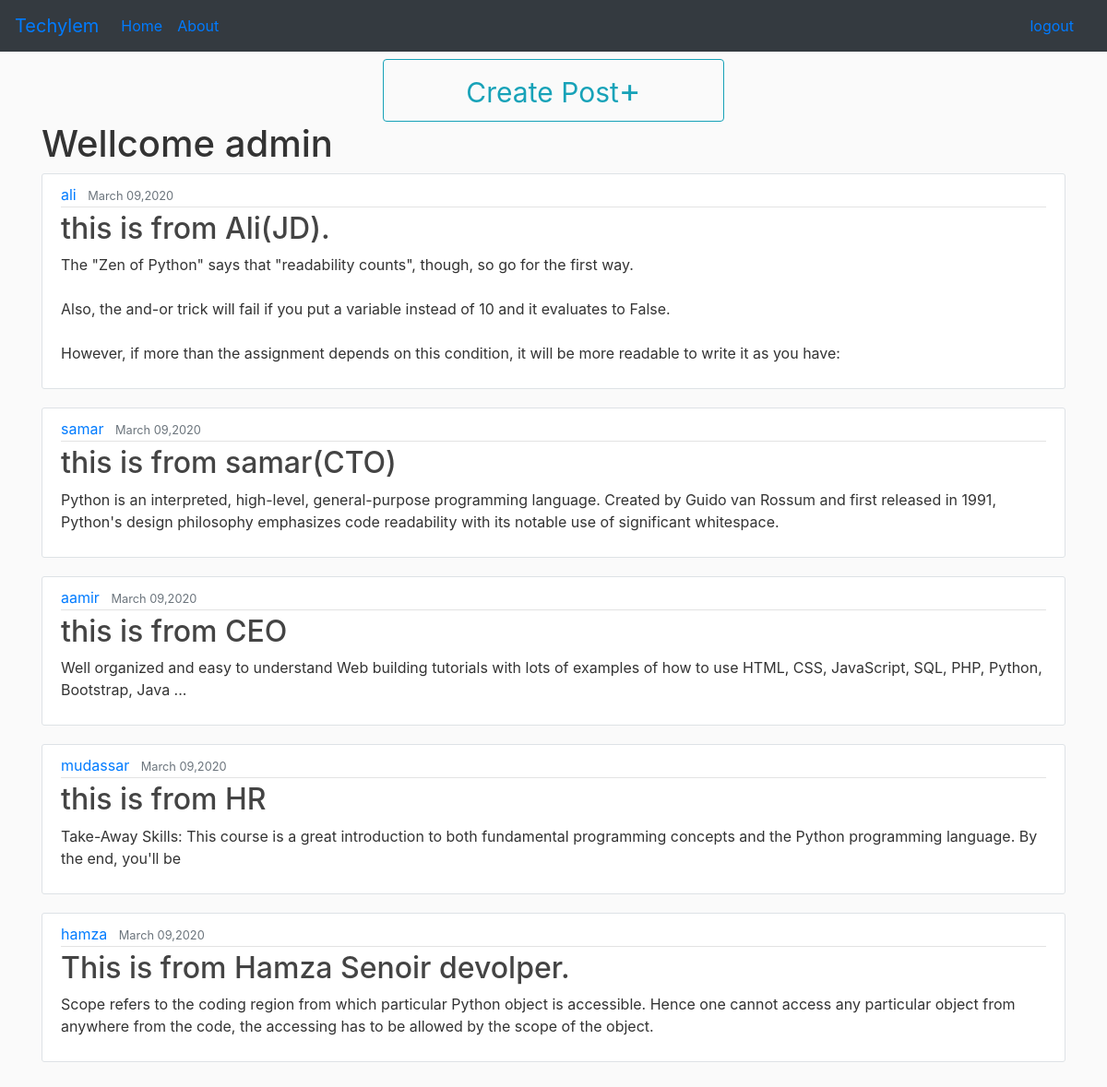
The app's page / (signed in) with its own data.
### account/models.py (models this page shows, shortened)
class Post(models.Model):
    title=models.CharField(max_length=100)
    content=models.TextField(default="")
    date_posted=models.DateTimeField(default=timezone.now)
    author=models.ForeignKey(User,on_delete=models.CASCADE)

### account/views.py (the view)
# urls.py: 2. Add a URL to urlpatterns:  path('', views.home, name='home')
@login_required
def home(request):
    is_ceo=False
    is_cto=False
    is_hr=False
    is_sd=False
    is_jd=False
    posts=Post.objects.all()
    if (User.objects.filter(Q(profile__rank='ceo') & Q(profile__user=request.user.id)).count())==1 :
        is_ceo=True
    if (User.objects.filter(Q(profile__rank='cto') & Q(profile__user=request.user.id)).count())==1 :
        is_cto=True
    if (User.objects.filter(Q(profile__rank='hr') & Q(profile__user=request.user.id)).count())==1 :
        is_hr=True
    if (User.objects.filter(Q(profile__rank='sd') & Q(profile__user=request.user.id)).count())==1 :
        is_sd=True
    if (User.objects.filter(Q(profile__rank='jd') & Q(profile__user=request.user.id)).count())==1 :
        is_jd=True
    role={'posts':posts,'ceo':is_ceo,'cto':is_cto,'hr':is_hr,'sd':is_sd,'jd':is_jd}
    return render(request,'home.html',role)

### account/templates/home.html (shortened to what this page needs)
{% extends "base.html" %}
{% block content %}
<div class="container" style="margin-bottom:100px">
    {% if user.is_authenticated %}
    <a class="col-md-4 offset-md-4 btn mt-2 btn-block btn-outline-info" href="{% url 'create-post' user.id  %}" style="font-size: 30px;"> Create Post<span style="font-size: 36px;">+</span></a>
    <h1>  Wellcome {{user.username}}    </h1>
   {% endif %}
{% for post in posts  %}
<article class="media content-section border">
    <div class="media-body">
      <div class="article-metadata">
        <a class="mr-2" href="#">{{ post.author }}</a>
        <small class="text-muted">{{ post.date_posted|date:"F d,Y" }}</small>
      </div>
      <h2><a class="article-title" href="{% url 'post-detail' post.id %}">{{ post.title }}</a></h2>
      <p class="article-content">{{ post.content }}</p>
    </div>
  </article>
{% endfor %}
</div>
{% endblock content %}

### templates/base.html (style rules this page uses)
body { background: #fafafa; color: #333333; }
.content-section { background: #ffffff; padding: 10px 20px; border: 1px solid #dddddd; border-radius: 3px; margin-bottom: 20px; }
.article-title { color: #444444; }
.article-content { white-space: pre-line; }
.article-metadata { padding-bottom: 1px; margin-bottom: 4px; border-bottom: 1px solid #e3e3e3 }

### records on screen
Post: author "ali", date_posted "March 09,2020", title "this is from Ali(JD).", content "The \"Zen of Python\" says that \"readability counts\", though, so go for the first way. Also, the and-or trick will fail if you put a variable instead of 10 and it evaluates to False. However, if more than the assignment depends on this condition, it will be more readable to write it as you have:"
Post: author "samar", date_posted "March 09,2020", title "this is from samar(CTO)", content "Python is an interpreted, high-level, general-purpose programming language. Created by Guido van Rossum and first released in 1991, Python's design philosophy emphasizes code readability with its notable use of significant whitespace."
Post: author "aamir", date_posted "March 09,2020", title "this is from CEO", content "Well organized and easy to understand Web building tutorials with lots of examples of how to use HTML, CSS, JavaScript, SQL, PHP, Python, Bootstrap, Java ..."
Post: author "mudassar", date_posted "March 09,2020", title "this is from HR", content "Take-Away Skills: This course is a great introduction to both fundamental programming concepts and the Python programming language. By the end, you'll be"
Post: author "hamza", date_posted "March 09,2020", title "This is from Hamza Senoir devolper.", content "Scope refers to the coding region from which particular Python object is accessible. Hence one cannot access any particular object from anywhere from the code, the accessing has to be allowed by the scope of the object."

### other values on screen
{{ user.username }} "admin"
